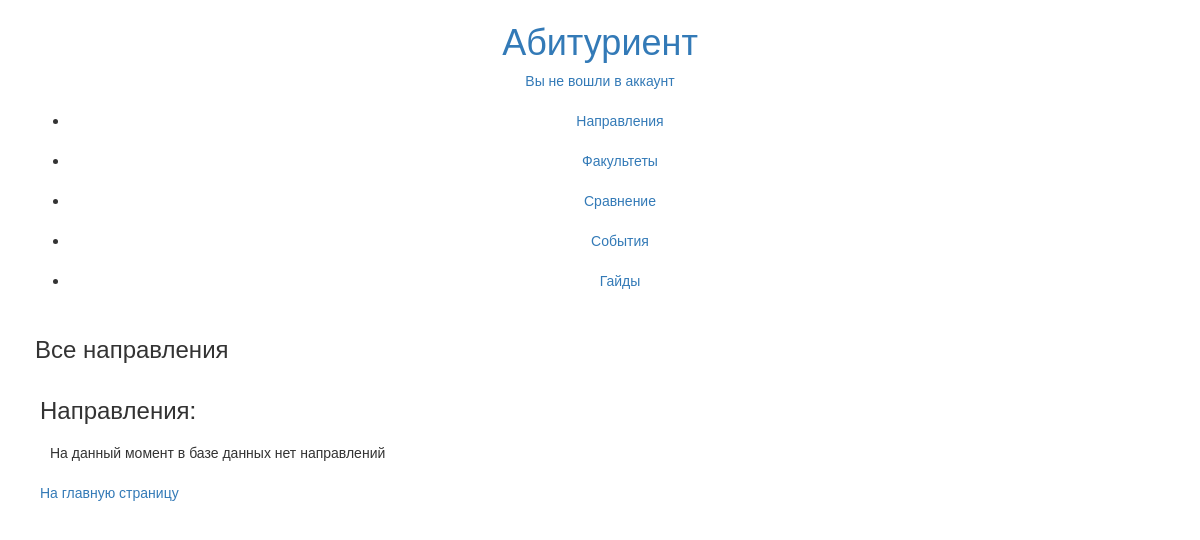
Before: /directions with the older database file.
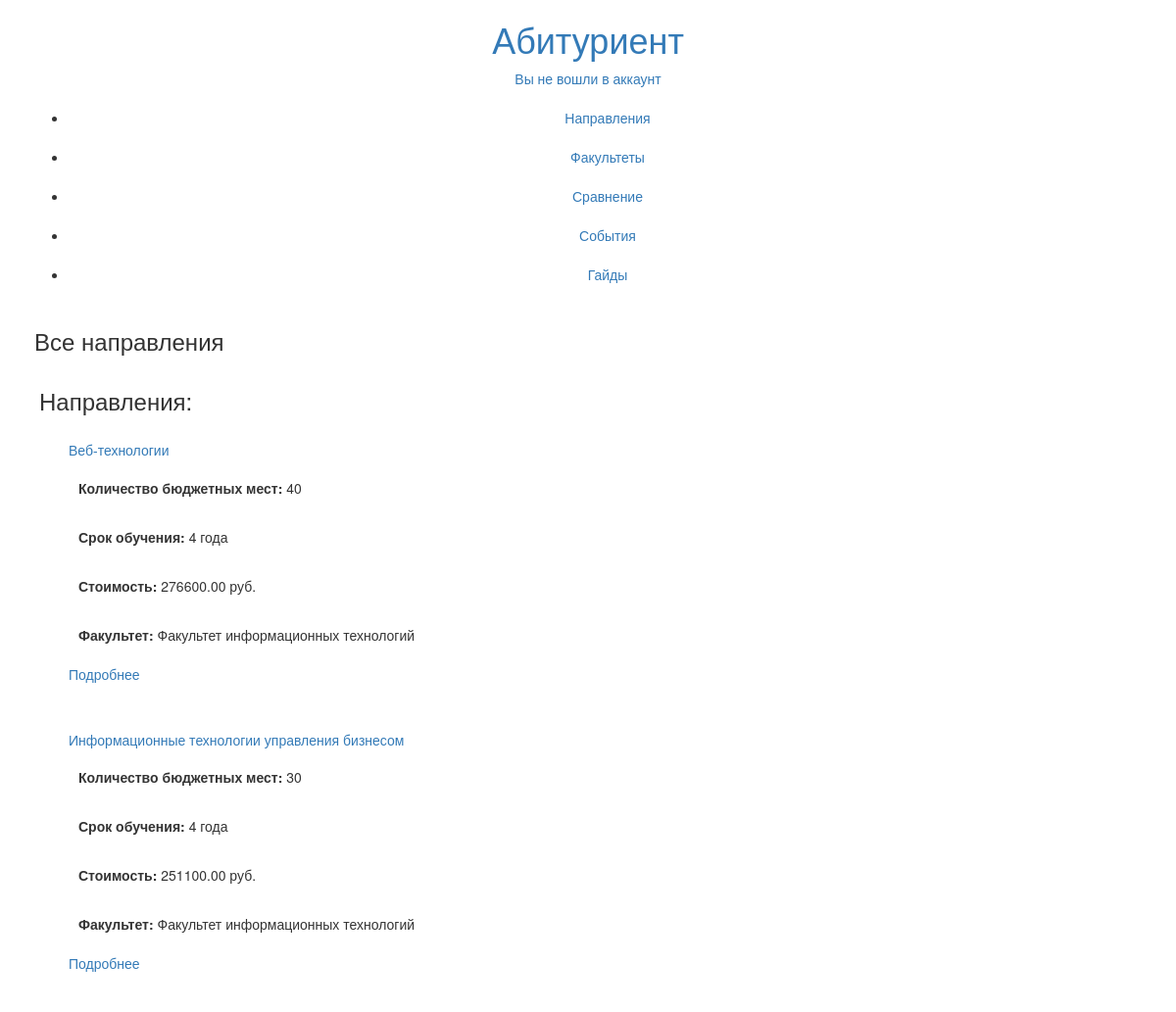
After: the same page with the newer database file.
### catalog/models.py (models this page shows, shortened)
class Direction(models.Model):
    name = models.CharField (max_length = 200, verbose_name = "Название факультета")
    description = models.TextField (max_length = 2000, verbose_name = "Описание")
    price = models.DecimalField (max_digits = 8, decimal_places = 2, verbose_name = "Цена")
    budgets = models.PositiveIntegerField ( verbose_name = "Количестов бюджетных мест" )
    payed = models.PositiveIntegerField ( verbose_name = "Количестов платных мест" )
    years = models.PositiveIntegerField (verbose_name = "Срок обучения ")
    ofline = models.BooleanField (default = True, verbose_name = "Есть очные группы")
    online = models.BooleanField (default = False, verbose_name = "Есть заочные группы")
    curator = models.ForeignKey(Teacher, on_delete = models.SET_NULL, null = True, verbose_name = "", related_name = "curator")
    syllabus = models.ForeignKey(Syllabus, on_delete = models.SET_NULL, null = True)
    qualification = models.ForeignKey (Qualification, on_delete = models.CASCADE)
    faculty = models.ForeignKey(to = Faculty, on_delete = models.CASCADE)
    def getAbsoluteUrl(self):
        return reverse("direction-details", args=[str(self.id)])

class Faculty(models.Model):
    name = models.CharField (max_length = 200, verbose_name = "Название факультета")
    description = models.TextField (max_length = 2000, verbose_name = "Описание")
    dean = models.ForeignKey ( Teacher, on_delete = models.SET_NULL, null = True)
    adres = models.CharField (max_length = 255, verbose_name = "Адрес")
    phone = models.CharField (max_length = 12, verbose_name = "Телефон")
    email = models.EmailField (max_length=255 )

### catalog/views.py (the view)
class directionsList (generic.ListView):
    model = models.Direction
    context_object_name = "directions"
    template_name = "direction-list.html"

### catalog/templates/direction-list.html (shortened to what this page needs)
{% extends "base-generic.html" %}
{% block content %}
<section class = "content-section" id = "directions-list">
  <h3>Все направления</h3>
<section class = "section-block">
  <h3 class = "section-title">Направления:</h3>
  {% if directions %}
  {% for direction in directions %}
  <div class = "ethap block">
    <a href = {{ direction.getAbsoluteUrl }}><h5 class = "block-title">{{direction.name}}</h5></a>
    <p><b>Количество бюджетных мест: </b>{{direction.budgets}}</p>
    <p><b>Срок обучения: </b>{{direction.years}} года</p>
    <p><b>Стоимость: </b>{{direction.price}} руб.</p>
    <p><b>Факультет: </b>{{direction.faculty.name}}</p>
    <a class = "button" href = {{ direction.getAbsoluteUrl }}>Подробнее</a>
  </div>
  {% endfor %}
  {% else %}
  <p>На данный момент в базе данных нет направлений</p>
  <a href = "{% url 'index' %}">На главную страницу</a>
  {% endif %}
</section>
</section>
{% endblock %}

### catalog/templates/base-generic.html (shortened to what this page needs)
<!DOCTYPE html>
<html>
  <head>
    {% load static %}
    <link rel="stylesheet" href="https://maxcdn.bootstrapcdn.com/bootstrap/3.3.7/css/bootstrap.min.css">
  </head>
  <body>
    <header class = "header text-center">
      <a href = {% url 'index' %}><h1 class = "logo main-logo">Абитуриент</h1></a>
      {% if user.is_authenticated %}
      <a href={% url 'profile' %}>Вы вошли как: {% if user.first_name %}{{user.first_name}} {{user.last_name}}{% else %}{{user.get__username}}{% endif %}</li>
      {% else %}
      <a href="{% url 'login' %}?next={{request.path}}">Вы не вошли в аккаунт</a></li>
      {% endif %}
      <a>
      {% block navigation %}
      <br>
      <br>
      <nav class = "nav-block text-center container">
        <ul class = "nav-ul">
          <li class = "nav-li d-flex justify-content-center"><a href = "{% url 'directions' %}"<h3>Направления<h3></a></li>
          <li class = "nav-li d-flex justify-content-center"><a href = "{% url 'facults' %}"<h3>Факультеты<h3></a></li>
          <li class = "nav-li d-flex justify-content-center"><a href = "{% url 'compare' %}"<h3>Сравнение<h3></a></li>
          <li class = "nav-li d-flex justify-content-center"><a href = "{% url 'events' %}"<h3>События<h3></a></li>
          <li class = "nav-li d-flex justify-content-center"><a href = "{% url 'guides-list' %}"<h3>Гайды<h3></a></li>
        </ul>
      </nav>
      {% endblock %}
    </header>
    <main class = "container">
      {% block content %}{% endblock %}
    </main>
  </body>
</html>

### catalog/templates/base-generic.html (style rules this page uses)
div { padding: 30px; padding-top: 10px; }
section { display: block; padding: 5px; }
section::after { background-color:black; border: black width: 100%; height: 2px; }
p { padding: 10px }

Changed rows visible on the page:
added Direction: name "Веб-технологии", budgets "40", years "4", price "276600.00", faculty.name "Факультет информационных технологий"
added Direction: name "Информационные технологии управления бизнесом", budgets "30", years "4", price "251100.00", faculty.name "Факультет информационных технологий"
Other visible differences:
text no longer shown: "На данный момент в базе данных нет направлений На главную страницу"
